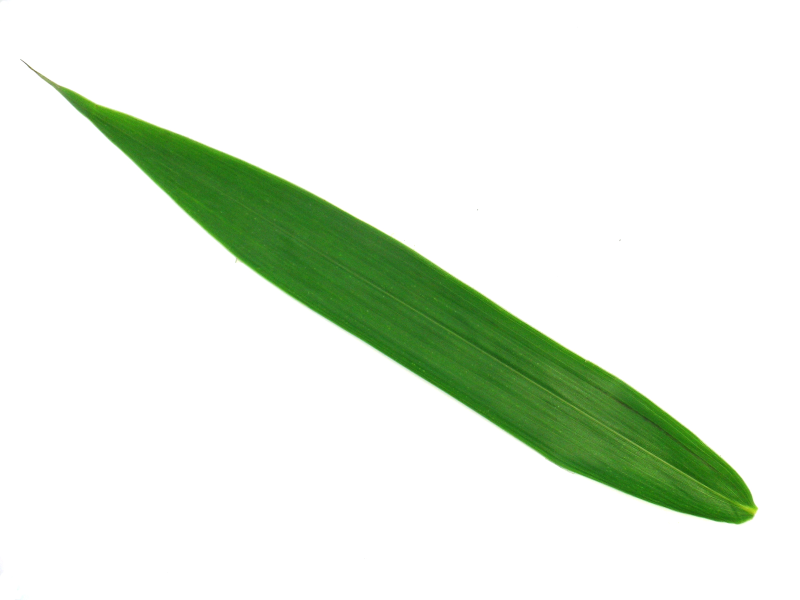
#> input picture dataset/1007.jpg, 1600 x 1200 px, given in place of 1002.jpg, which was not available (shown at 1/2 size)
$ python sobel_lmt.py   (older library calls are emulated)
#> lines starting #> are read from the running program, lines starting #| are printed output that depends on the picture; pictures that were not available may be replaced by others from this repository, and a replacement may not be noted
import cv2
import numpy as np

for i in range(1002, 1008):
    img = cv2.imread('./dataset/'+ str(i) + '.jpg')
#> img is the input picture: shape (1200, 1600, 3); mean B, G, R 224.5, 237, 227.8
    img = cv2.cvtColor(img, cv2.COLOR_BGR2GRAY).astype(float)
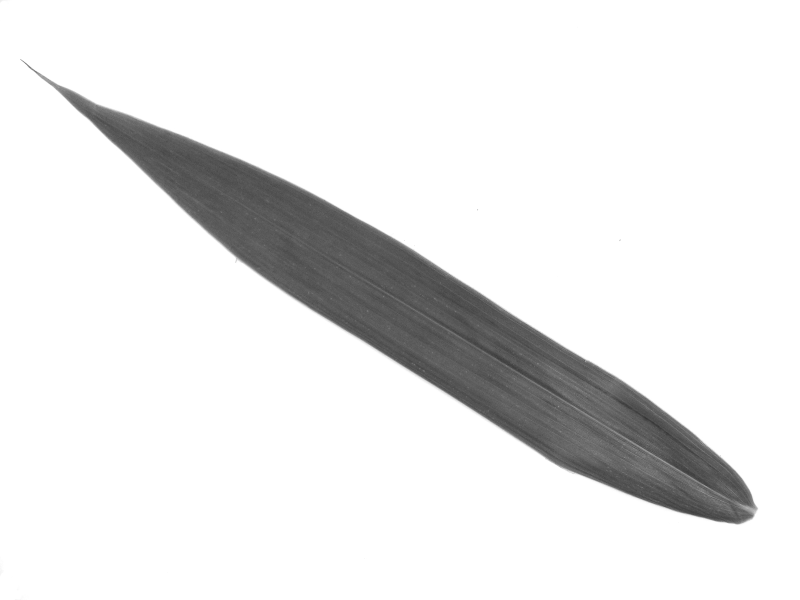
#> img: shape (1200, 1600) float64 (shown at 1/2 size); min 47, max 255, mean 232.8

    Edge_x = cv2.Sobel(img, cv2.CV_64F, 1, 0, ksize=3)
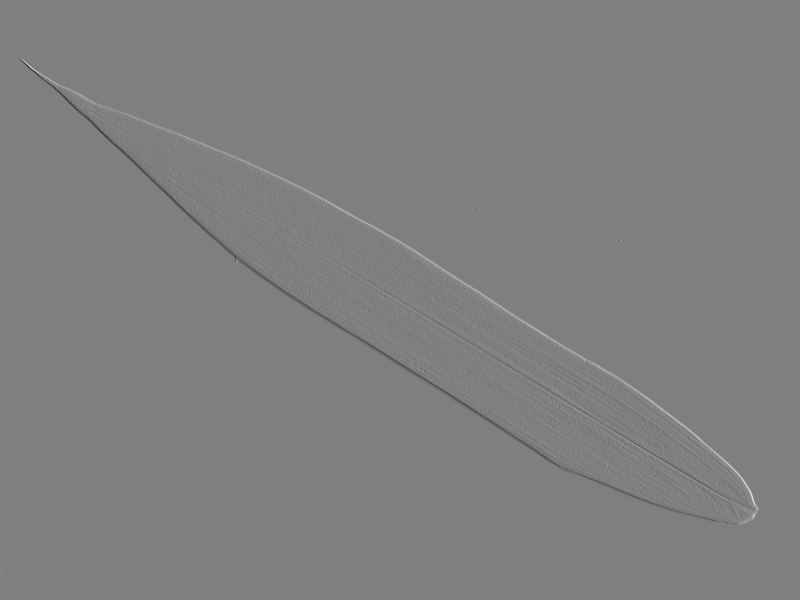
#> Edge_x: shape (1200, 1600) float64 (shown at 1/2 size); min -431, max 432, mean 0; drawn with min black and max white
    Edge_y = cv2.Sobel(img, cv2.CV_64F, 0, 1, ksize=3)
    Edge = np.sqrt(Edge_x ** 2 + Edge_y ** 2)  # image can be normalized to
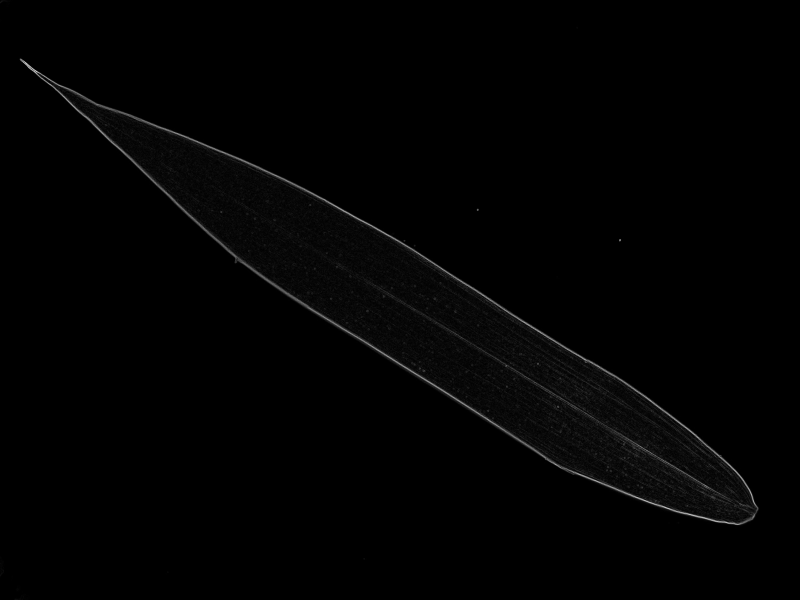
#> Edge: shape (1200, 1600) float64 (shown at 1/2 size); min 0, max 591.7, mean 5.7; drawn with min black and max white
    # fit into 0..255 color space
    cv2.imencode('.jpg', Edge)[1].tofile("Sobel 2 trục - Ảnh " + str(i) + '.jpg')
    cv2.imencode('.jpg', Edge_x)[1].tofile("Sobel trục x - Ảnh " + str(i) + '.jpg')
    cv2.imencode('.jpg', Edge_y)[1].tofile("Sobel trục y - Ảnh " + str(i) + '.jpg')
#> pass 2 of the loop `for i in range(1002, 1008):`:
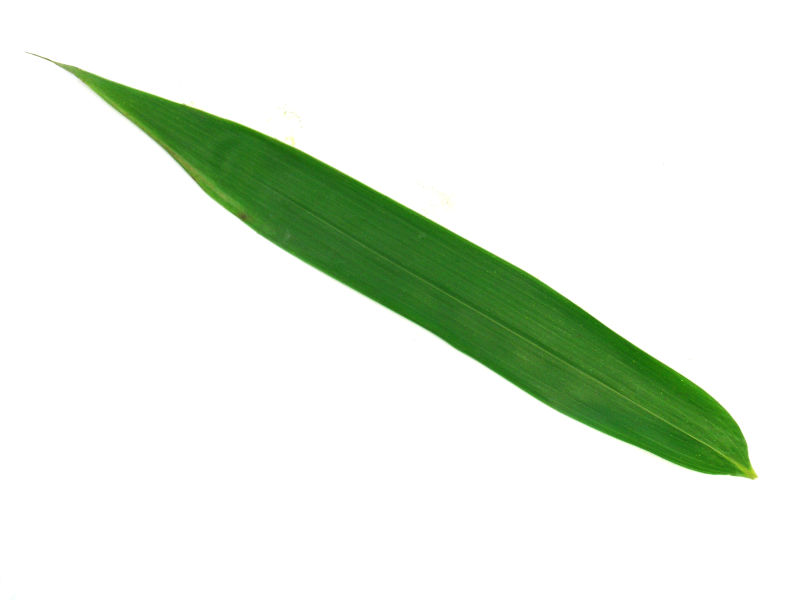
#> input picture dataset/1026.jpg, 1600 x 1200 px, given in place of 1003.jpg, which was not available (shown at 1/2 size)
#> img is the input picture: shape (1200, 1600, 3); mean B, G, R 226.2, 237.5, 228.9
#> img: shape (1200, 1600) float64
#> `Edge_y = cv2.Sobel(img, cv2.CV_64F, 0, 1, ksize=3)`:
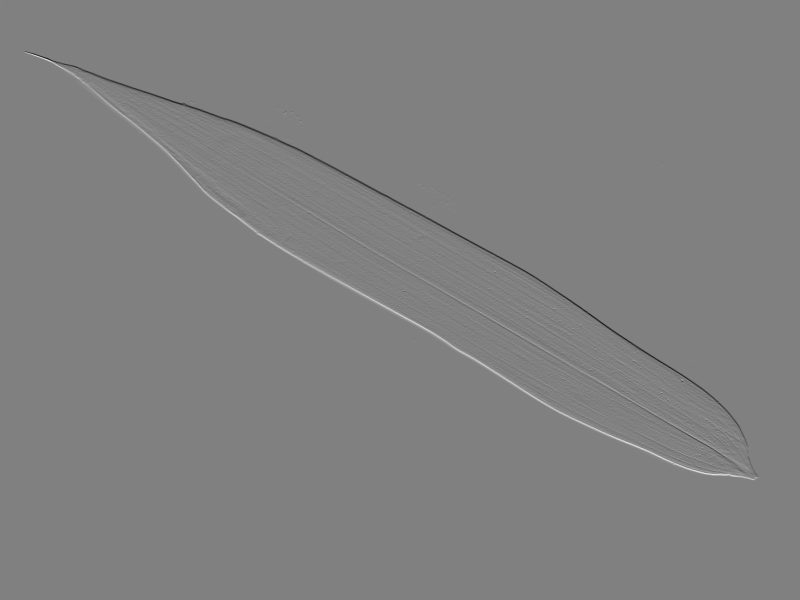
#> Edge_y: shape (1200, 1600) float64 (shown at 1/2 size); min -532, max 521, mean 0; drawn with min black and max white
#> `Edge = np.sqrt(Edge_x ** 2 + Edge_y ** 2)`:
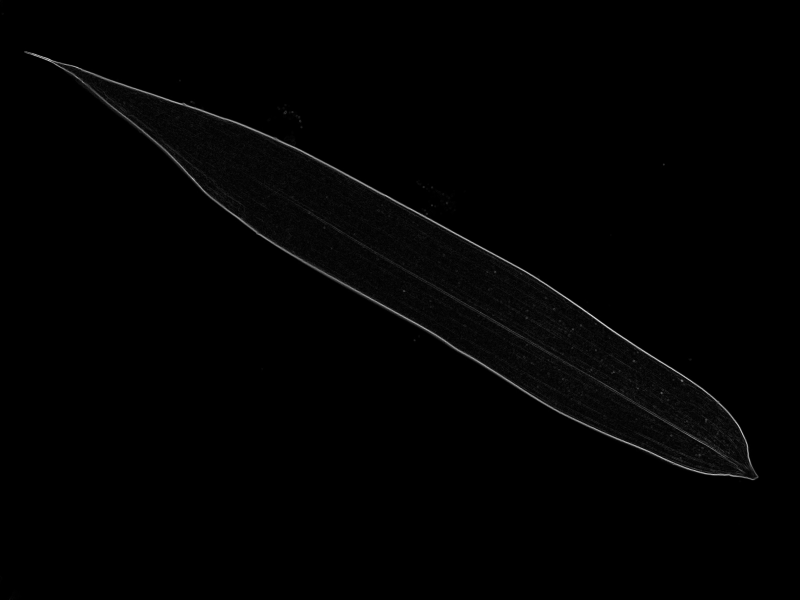
#> Edge: shape (1200, 1600) float64 (shown at 1/2 size); min 0, max 592.2, mean 5.2; drawn with min black and max white
#> (the run stopped early here; a loop or call above may not have finished)
